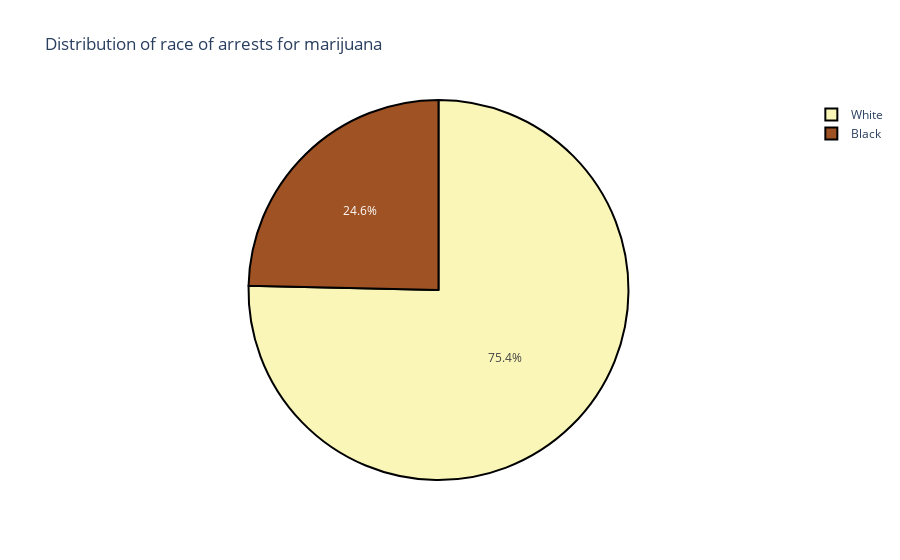

Write notebook code for a chart like this one.
### Code cell
fig = px.histogram(df['colour'])

colour_counts = df['colour'].value_counts()
labels = colour_counts.index
values = colour_counts.values
colors = ['#F9F6B7', '#9F5325']

pie = go.Pie(labels=labels, values=values, marker=dict(colors=colors))
layout = go.Layout(title='Distribution of race of arrests for marijuana')
fig = go.Figure(data=[pie],
                layout=layout)

fig.update_traces(hoverinfo='label+percent',
                  marker=dict(colors=colors, line=dict(color='#000000', width=2)))

fig.show()

### Figure 1 — Plotly figure (JSON) as saved in the notebook; plotly's stock layout.template omitted (floating-point values rounded to 4 significant figures)
{"data": [{"hoverinfo": "label+percent", "labels": ["White", "Black"], "marker": {"colors": ["#F9F6B7", "#9F5325"], "line": {"color": "#000000", "width": 2}}, "type": "pie", "values": [3938, 1288]}], "layout": {"title": {"text": "Distribution of race of arrests for marijuana"}}}
